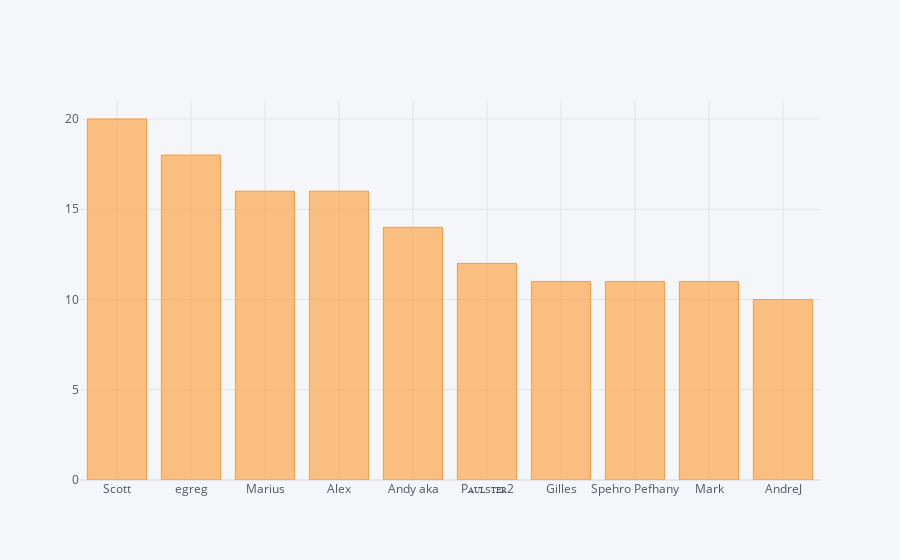

Notebook code for this chart:
### Markdown cell above
- 75% of the users answer 1 question. 
- However, Among the top 10 users answer the most questions, 90% of them doesn't have numbers in their name.

### Code cell
df_train.answer_user_name.value_counts().nlargest(10).iplot(kind='bar')

### Figure 1 — Plotly figure (JSON) as saved in the notebook; plotly's stock layout.template omitted (floating-point values rounded to 4 significant figures)
{"data": [{"marker": {"color": "rgba(255, 153, 51, 0.6)", "line": {"color": "rgba(255, 153, 51, 1.0)", "width": 1}}, "name": "answer_user_name", "orientation": "v", "text": "", "type": "bar", "x": ["Scott", "egreg", "Marius", "Alex", "Andy aka", "Pᴀᴜʟsᴛᴇʀ2", "Gilles", "Spehro Pefhany", "Mark", "AndreJ"], "y": [20, 18, 16, 16, 14, 12, 11, 11, 11, 10]}], "layout": {"legend": {"bgcolor": "#F5F6F9", "font": {"color": "#4D5663"}}, "paper_bgcolor": "#F5F6F9", "plot_bgcolor": "#F5F6F9", "title": {"font": {"color": "#4D5663"}}, "xaxis": {"gridcolor": "#E1E5ED", "showgrid": true, "tickfont": {"color": "#4D5663"}, "title": {"font": {"color": "#4D5663"}, "text": ""}, "zerolinecolor": "#E1E5ED"}, "yaxis": {"gridcolor": "#E1E5ED", "showgrid": true, "tickfont": {"color": "#4D5663"}, "title": {"font": {"color": "#4D5663"}, "text": ""}, "zerolinecolor": "#E1E5ED"}}}
